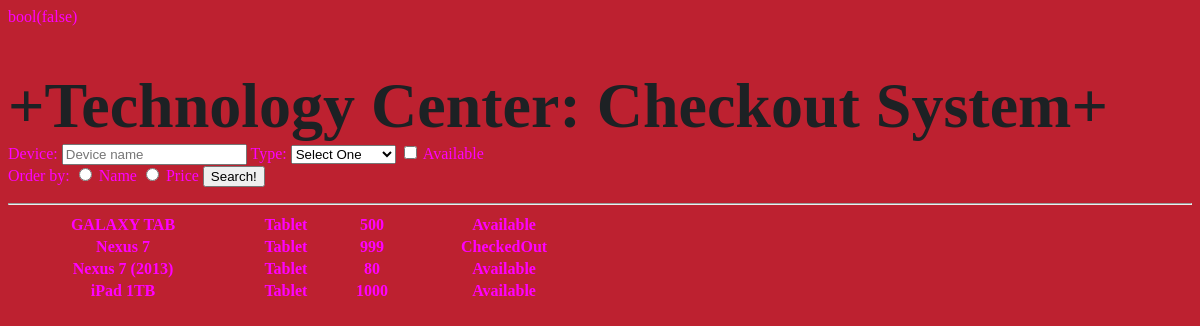
The page /labs/lab4/index.php?deviceType=Tablet on the database its author committed.
### tables this page shows
CREATE TABLE `device` (
  `deviceId` varchar(5) NOT NULL,
  `deviceName` varchar(50) NOT NULL,
  `deviceType` varchar(20) NOT NULL,
  `price` float NOT NULL,
  `status` varchar(10) NOT NULL,
  PRIMARY KEY (`deviceId`)
);

### labs/lab4/index.php (the view, shortened to what this page needs)
<?php
    $conn = getDataBaseconnection('tech_checkout');
    function getDeviceTypes(){
        global $conn;
        $sql = "SELECT DISTINCT (deviceType)
                FROM device
                ORDER by deviceType";
        $stmt = $conn->prepare($sql);
        $stmt->execute();
        $records = $stmt->fetchALL(PDO::FETCH_ASSOC);
        print_r($records);
    }
    function displayDevices(){
        global $conn;
        $sql = "SELECT * FROM device WHERE 1";
        if(!empty($_GET['deviceType'])){
            $sql .= " AND deviceType = :dType";
            $namedParameters[':dType'] = $_GET['deviceType'];
        }
        $stmt = $conn->prepare($sql);
        $stmt->execute($namedParameters);
        $records = $stmt->fetchAll(PDO::FETCH_ASSOC);
        echo "<table style='width:50%'>";
        foreach ($records as $record) {
            echo "<tr>";
            echo "<th>";
            echo $record['deviceName'] . " </th>";
            echo "<th> " . $record['deviceType'] . " </th>";
            echo "<th>" . $record['price'] . " </th>";
            echo "<th>" . $record['status'] . " </th> ";
            echo "</tr>";
         }
         echo "</table>";
}
?>
<!DOCTYPE html>
<html>
    <head>
    </head>
    <body>
        <h1>+Technology Center: Checkout System+</h1>
        <form action="">
            Device: <input type="text" name="deviceName" placeholder="Device name"/>
            Type:
            <select name="deviceType" id="device">
                <option value="">Select One</option>
            </select>
            <input type="checkbox" name="available" id="available">
            <label for="available">Available</label>
            <br>
            Order by:
            <input type="radio" name="orderByName" id="orderByName" value="name"/>
            <label for="order">Name</label>
            <input type="radio" name="orderByPrice" id="orderByPrice" value="price"/>
            <label for="order"> Price </label>
            <input type="submit" name="submit" value="Search!">
        </form>
        <hr>
        <?=displayDevices()?>
    </body>
</html>

### css/styles.css (style rules this page uses)
body { background-color:#bd2130; color: magenta; }
h1 { font-size: 4em; margin-bottom: 0px; color: #1d2124; }

### rows shown on the page
device: deviceName "GALAXY TAB", deviceType "Tablet", price "500", status "Available"
device: deviceName "Nexus 7", deviceType "Tablet", price "999", status "CheckedOut"
device: deviceName "Nexus 7 (2013)", deviceType "Tablet", price "80", status "Available"
device: deviceName "iPad 1TB", deviceType "Tablet", price "1000", status "Available"
